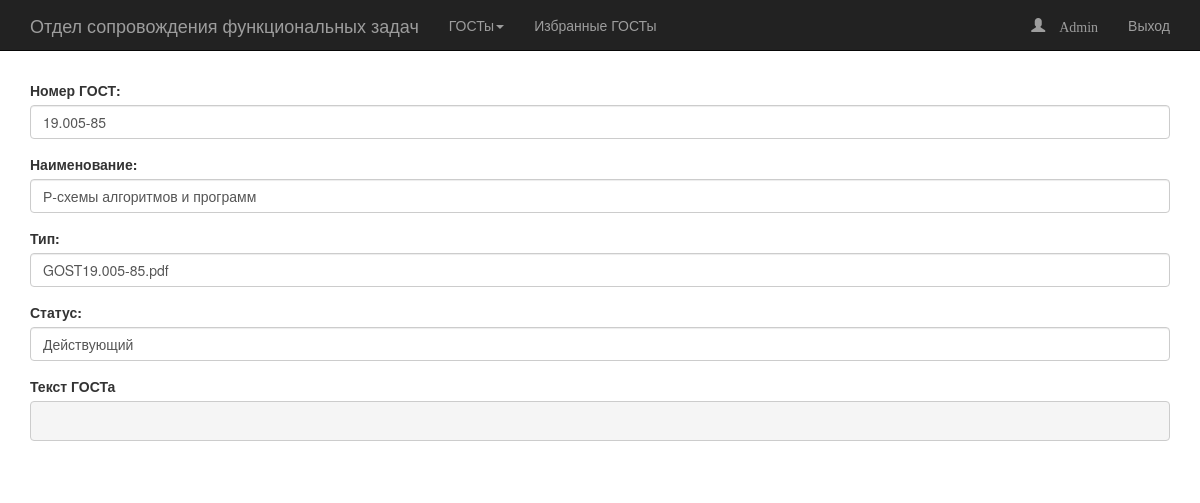
Page /view_html_new.php?gost_id=15 (signed in) on the committed database.
### tables this page shows
CREATE TABLE IF NOT EXISTS `gost` (
  `gost_id` int(11) NOT NULL AUTO_INCREMENT,
  `gost_number` varchar(15) NOT NULL,
  `gost_name` varchar(1024) NOT NULL,
  `gost_status` int(11) NOT NULL,
  `gost_type` int(11) NOT NULL,
  `gost_upload_name` varchar(1024) NOT NULL,
  `gost_text` text NOT NULL,
  `gost_comment` varchar(1024) NOT NULL,
  `gost_favorites` int(1) DEFAULT NULL,
  PRIMARY KEY (`gost_id`)
);

CREATE TABLE IF NOT EXISTS `catalog_content` (
  `id` int(11) NOT NULL AUTO_INCREMENT,
  `content_name` varchar(512) NOT NULL,
  `content_id` int(11) NOT NULL,
  PRIMARY KEY (`id`)
);

### query_sql.php (called while the page is built, shortened)
<?php
$query_view_gost = ("
		SELECT
			`gost_id`,
			`gost_number`,
			`gost_name`,
			`content_name`,
			`gost_upload_name`,
			`gost_text`,
			`gost_comment`
		FROM
			gost
			Left outer join catalog_content ON `content_id` = `gost_status`
		WHERE
			gost_id = ?"
		);
?>

### view_html_new.php (the view, shortened to what this page needs)
<?php
require $_SERVER["DOCUMENT_ROOT"] . "/function/connect.php";
require $_SERVER["DOCUMENT_ROOT"] . "/query_sql.php";
$gost_id = $_REQUEST['gost_id'];
$mysqli->set_charset('utf8');
$stmt = $mysqli->prepare("$query_view_gost");
$stmt->bind_param('s',$gost_id);
$stmt->execute();
$stmt->bind_result($gost_id,$gost_number,$gost_name,$content_name, $gost_upload_name, $gost_text, $gost_comment);
?>
<!DOCTYPE html>
<html lang="en">
<head>
    <link href="css/bootstrap.css" rel="stylesheet">
</head>
<body>
<?php include $_SERVER["DOCUMENT_ROOT"] . "/menu/menu-top.php"; ?>
<?php
while ($stmt->fetch())
{
echo '
    <div class="container">
        <div class="row">
            <div class="col-lg-12">
			<br>
			<table class="table table-hover">
			<div class="form-group">
			<label for="exampleInputEmail1">Номер ГОСТ:</label>
			<input type="text" name=gost_number class="form-control" id="exampleInputEmail1" value="'.$gost_number.'"></div>
			<div class="form-group">
			<label for="namegost1">Наименование:</label>
			<input type="text" name=gost_name class="form-control" value="'.$gost_name.'" placeholder="Наименование ГОСТа">
			</div>
			<div class="form-group">
			<label for="namegost1">Тип:</label>
			<input type="text" name=gost_name class="form-control" value="'.$gost_upload_name.'" placeholder="Наименование ГОСТа">
			</div>
			<div class="form-group">
			<label for="namegost1">Статус:</label>
			<input type="text" name=gost_status class="form-control" value="'.$content_name.'" placeholder="Статус ГОСТа">
			</div>
			<div class="form-group">
			<label for="exampleInputFile">Текст ГОСТа</label>
			<pre>​'.$gost_text.'</pre>
			</div>
			</table>
            </div>
        </div>
    </div>';}
	?>
</body>
</html>

### view_html_new.php (style rules this page uses)
body { margin-top: 60px; }

### rows in the picture
gost: gost_number "19.005-85", gost_name "Р-схемы алгоритмов и программ", gost_name "GOST19.005-85.pdf", gost_status "Действующий"

### other values in the picture
$user "Admin"
